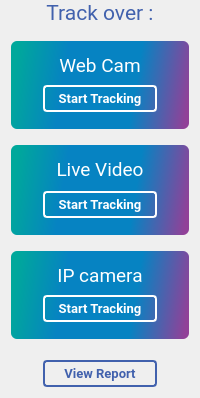
               <widget class="QFrame" name="frame_25">
                <property name="sizePolicy">
                 <sizepolicy hsizetype="Preferred" vsizetype="Preferred">
                  <horstretch>0</horstretch>
                  <verstretch>0</verstretch>
                 </sizepolicy>
                </property>
                <property name="styleSheet">
                 <string notr="true">background:none;</string>
                </property>
                <property name="frameShape">
                 <enum>QFrame::NoFrame</enum>
                </property>
                <property name="frameShadow">
                 <enum>QFrame::Raised</enum>
                </property>
                <layout class="QVBoxLayout" name="verticalLayout_12">
                 <property name="topMargin">
                  <number>0</number>
                 </property>
                 <item>
                  <widget class="QFrame" name="frame_54">
                   <property name="sizePolicy">
                    <sizepolicy hsizetype="Preferred" vsizetype="Fixed">
                     <horstretch>0</horstretch>
                     <verstretch>0</verstretch>
                    </sizepolicy>
                   </property>
                   <property name="styleSheet">
                    <string notr="true">max-width:300px;</string>
                   </property>
                   <property name="frameShape">
                    <enum>QFrame::NoFrame</enum>
                   </property>
                   <property name="frameShadow">
                    <enum>QFrame::Raised</enum>
                   </property>
                   <layout class="QHBoxLayout" name="horizontalLayout_18">
                    <property name="leftMargin">
                     <number>9</number>
                    </property>
                    <property name="topMargin">
                     <number>0</number>
                    </property>
                    <item>
                     <widget class="QLabel" name="label_11">
                      <property name="font">
                       <font>
                        <family>Roboto</family>
                        <pointsize>16</pointsize>
                       </font>
                      </property>
                      <property name="styleSheet">
                       <string notr="true">color: rgb(65, 97, 173);</string>
                      </property>
                      <property name="text">
                       <string>Track over :</string>
                      </property>
                      <property name="alignment">
                       <set>Qt::AlignCenter</set>
                      </property>
                     </widget>
                    </item>
                   </layout>
                  </widget>
                 </item>
                 <item>
                  <widget class="QFrame" name="frame_29">
                   <property name="sizePolicy">
                    <sizepolicy hsizetype="Preferred" vsizetype="Fixed">
                     <horstretch>0</horstretch>
                     <verstretch>0</verstretch>
                    </sizepolicy>
                   </property>
                   <property name="styleSheet">
                    <string notr="true">QFrame{
	background-color: qlineargradient(spread:pad, x1:0, y1:0.534, x2:1, y2:0.613909, stop:0 rgba(0, 168, 155, 255), stop:0.284091 rgba(6, 131, 194, 255), stop:0.693182 rgba(6, 131, 194, 255), stop:1 rgba(145, 65, 152, 255));
max-width:300px;
border-radius:6px;
}

</string>
                   </property>
                   <property name="frameShape">
                    <enum>QFrame::NoFrame</enum>
                   </property>
                   <property name="frameShadow">
                    <enum>QFrame::Raised</enum>
                   </property>
                   <layout class="QVBoxLayout" name="verticalLayout_7">
                    <property name="topMargin">
                     <number>12</number>
                    </property>
                    <property name="bottomMargin">
                     <number>13</number>
                    </property>
                    <item>
                     <widget class="QFrame" name="frame_30">
                      <property name="styleSheet">
                       <string notr="true">background:none;
border:none;</string>
                      </property>
                      <property name="frameShape">
                       <enum>QFrame::NoFrame</enum>
                      </property>
                      <property name="frameShadow">
                       <enum>QFrame::Raised</enum>
                      </property>
                      <layout class="QHBoxLayout" name="horizontalLayout_10">
                       <property name="topMargin">
                        <number>1</number>
                       </property>
                       <property name="bottomMargin">
                        <number>1</number>
                       </property>
                       <item>
                        <widget class="QLabel" name="label_6">
                         <property name="font">
                          <font>
                           <family>Roboto</family>
                           <pointsize>14</pointsize>
                           <weight>50</weight>
                           <bold>false</bold>
                          </font>
                         </property>
                         <property name="styleSheet">
                          <string notr="true">color: rgb(255, 255, 255);</string>
                         </property>
                         <property name="text">
                          <string>Web Cam</string>
                         </property>
                         <property name="alignment">
                          <set>Qt::AlignCenter</set>
                         </property>
                        </widget>
                       </item>
                      </layout>
                     </widget>
                    </item>
                    <item>
                     <widget class="QFrame" name="frame_31">
                      <property name="styleSheet">
                       <string notr="true">background:none;
border:none;</string>
                      </property>
                      <property name="frameShape">
                       <enum>QFrame::NoFrame</enum>
                      </property>
                      <property name="frameShadow">
                       <enum>QFrame::Raised</enum>
                      </property>
                      <layout class="QHBoxLayout" name="horizontalLayout_17">
                       <property name="topMargin">
                        <number>1</number>
                       </property>
                       <property name="bottomMargin">
                        <number>4</number>
                       </property>
                       <item>
                        <widget class="QPushButton" name="track_web">
                         <property name="font">
                          <font>
                           <family>Roboto</family>
                           <pointsize>10</pointsize>
                           <weight>75</weight>
                           <bold>true</bold>
                          </font>
                         </property>
                         <property name="styleSheet">
                          <string notr="true">QPushButton{background:none;
 border:2px solid #ffffff;
 border-radius:4px;
 color:#ffffff;
 padding-top:3px;
 padding-bottom:3px;
max-width:110px;
}
     QPushButton:hover{
	color: rgb(195, 206, 224);
	border-color: rgb(195, 206, 224);
}</string>
                         </property>
                         <property name="text">
                          <string>Start Tracking</string>
                         </property>
                        </widget>
                       </item>
                      </layout>
                     </widget>
                    </item>
                   </layout>
                  </widget>
                 </item>
                 <item>
                  <spacer name="verticalSpacer">
                   <property name="orientation">
                    <enum>Qt::Vertical</enum>
                   </property>
                   <property name="sizeHint" stdset="0">
                    <size>
                     <width>20</width>
                     <height>10</height>
                    </size>
                   </property>
                  </spacer>
                 </item>
                 <item>
                  <widget class="QFrame" name="frame_32">
                   <property name="sizePolicy">
                    <sizepolicy hsizetype="Preferred" vsizetype="Fixed">
                     <horstretch>0</horstretch>
                     <verstretch>0</verstretch>
                    </sizepolicy>
                   </property>
                   <property name="styleSheet">
                    <string notr="true">QFrame{
	background-color: qlineargradient(spread:pad, x1:0, y1:0.534, x2:1, y2:0.613909, stop:0 rgba(0, 168, 155, 255), stop:0.284091 rgba(6, 131, 194, 255), stop:0.693182 rgba(6, 131, 194, 255), stop:1 rgba(145, 65, 152, 255));
max-width:300px;
border-radius:6px;
}

</string>
                   </property>
                   <property name="frameShape">
                    <enum>QFrame::NoFrame</enum>
                   </property>
                   <property name="frameShadow">
                    <enum>QFrame::Raised</enum>
                   </property>
                   <layout class="QVBoxLayout" name="verticalLayout_10">
                    <property name="topMargin">
                     <number>12</number>
                    </property>
                    <property name="bottomMargin">
                     <number>13</number>
                    </property>
                    <item>
                     <widget class="QFrame" name="frame_33">
                      <property name="styleSheet">
                       <string notr="true">background:none;
border:none;</string>
                      </property>
                      <property name="frameShape">
                       <enum>QFrame::NoFrame</enum>
                      </property>
                      <property name="frameShadow">
                       <enum>QFrame::Raised</enum>
                      </property>
                      <layout class="QHBoxLayout" name="horizontalLayout_19">
                       <property name="topMargin">
                        <number>1</number>
                       </property>
                       <property name="bottomMargin">
                        <number>3</number>
                       </property>
                       <item>
                        <widget class="QLabel" name="label_9">
                         <property name="font">
                          <font>
                           <family>Roboto</family>
                           <pointsize>14</pointsize>
                           <weight>50</weight>
                           <bold>false</bold>
                          </font>
                         </property>
                         <property name="styleSheet">
                          <string notr="true">color: rgb(255, 255, 255);</string>
                         </property>
                         <property name="text">
                          <string>Live Video</string>
                         </property>
                         <property name="alignment">
                          <set>Qt::AlignCenter</set>
                         </property>
                        </widget>
                       </item>
                      </layout>
                     </widget>
                    </item>
                    <item>
                     <widget class="QFrame" name="frame_34">
                      <property name="styleSheet">
                       <string notr="true">background:transparent;
border:none;</string>
                      </property>
                      <property name="frameShape">
                       <enum>QFrame::NoFrame</enum>
                      </property>
                      <property name="frameShadow">
                       <enum>QFrame::Raised</enum>
                      </property>
                      <layout class="QHBoxLayout" name="horizontalLayout_20">
                       <property name="topMargin">
                        <number>1</number>
                       </property>
                       <property name="bottomMargin">
                        <number>4</number>
                       </property>
                       <item>
                        <widget class="QPushButton" name="track_video">
                         <property name="font">
                          <font>
                           <family>Roboto</family>
                           <pointsize>10</pointsize>
                           <weight>75</weight>
                           <bold>true</bold>
                          </font>
                         </property>
                         <property name="styleSheet">
                          <string notr="true">QPushButton{background:none;
 border:2px solid #ffffff;
 border-radius:4px;
 color:#ffffff;
 padding-top:3px;
 padding-bottom:3px;
max-width:110px;
}
     QPushButton:hover{
	color: rgb(195, 206, 224);
	border-color: rgb(195, 206, 224);
}</string>
                         </property>
                         <property name="text">
                          <string>Start Tracking</string>
                         </property>
                        </widget>
                       </item>
                      </layout>
                     </widget>
                    </item>
                   </layout>
                  </widget>
                 </item>
                 <item>
                  <spacer name="verticalSpacer_2">
                   <property name="orientation">
                    <enum>Qt::Vertical</enum>
                   </property>
                   <property name="sizeHint" stdset="0">
                    <size>
                     <width>20</width>
                     <height>10</height>
                    </size>
                   </property>
                  </spacer>
                 </item>
                 <item>
                  <widget class="QFrame" name="frame_35">
                   <property name="sizePolicy">
                    <sizepolicy hsizetype="Preferred" vsizetype="Fixed">
                     <horstretch>0</horstretch>
                     <verstretch>0</verstretch>
                    </sizepolicy>
                   </property>
                   <property name="styleSheet">
                    <string notr="true">QFrame{
	background-color: qlineargradient(spread:pad, x1:0, y1:0.534, x2:1, y2:0.613909, stop:0 rgba(0, 168, 155, 255), stop:0.284091 rgba(6, 131, 194, 255), stop:0.693182 rgba(6, 131, 194, 255), stop:1 rgba(145, 65, 152, 255));
max-width:300px;
border-radius:6px;
}

</string>
                   </property>
                   <property name="frameShape">
                    <enum>QFrame::NoFrame</enum>
                   </property>
                   <property name="frameShadow">
                    <enum>QFrame::Raised</enum>
                   </property>
                   <layout class="QVBoxLayout" name="verticalLayout_11">
                    <property name="topMargin">
                     <number>12</number>
                    </property>
                    <property name="bottomMargin">
                     <number>13</number>
                    </property>
                    <item>
                     <widget class="QFrame" name="frame_36">
                      <property name="styleSheet">
                       <string notr="true">background:none;
border:none;</string>
                      </property>
                      <property name="frameShape">
                       <enum>QFrame::NoFrame</enum>
                      </property>
                      <property name="frameShadow">
                       <enum>QFrame::Raised</enum>
                      </property>
                      <layout class="QHBoxLayout" name="horizontalLayout_27">
                       <property name="topMargin">
                        <number>1</number>
                       </property>
                       <property name="bottomMargin">
                        <number>1</number>
                       </property>
                       <item>
                        <widget class="QLabel" name="label_10">
                         <property name="font">
                          <font>
                           <family>Roboto</family>
                           <pointsize>14</pointsize>
                           <weight>50</weight>
                           <bold>false</bold>
                          </font>
                         </property>
                         <property name="styleSheet">
                          <string notr="true">color: rgb(255, 255, 255);</string>
                         </property>
                         <property name="text">
                          <string>IP camera</string>
                         </property>
                         <property name="alignment">
                          <set>Qt::AlignCenter</set>
                         </property>
                        </widget>
                       </item>
                      </layout>
                     </widget>
                    </item>
                    <item>
                     <widget class="QFrame" name="frame_37">
                      <property name="styleSheet">
                       <string notr="true">border:none;
background:none;</string>
                      </property>
                      <property name="frameShape">
                       <enum>QFrame::NoFrame</enum>
                      </property>
                      <property name="frameShadow">
                       <enum>QFrame::Raised</enum>
                      </property>
                      <layout class="QHBoxLayout" name="horizontalLayout_28">
                       <property name="topMargin">
                        <number>1</number>
                       </property>
                       <property name="bottomMargin">
                        <number>4</number>
                       </property>
                       <item>
                        <widget class="QPushButton" name="track_ip">
                         <property name="font">
                          <font>
                           <family>Roboto</family>
                           <pointsize>10</pointsize>
                           <weight>75</weight>
                           <bold>true</bold>
                          </font>
                         </property>
                         <property name="styleSheet">
                          <string notr="true">QPushButton{background:none;
 border:2px solid #ffffff;
 border-radius:4px;
 color:#ffffff;
 padding-top:3px;
 padding-bottom:3px;
max-width:110px;
}
     QPushButton:hover{
	color: rgb(195, 206, 224);
	border-color: rgb(195, 206, 224);
}</string>
                         </property>
                         <property name="text">
                          <string>Start Tracking</string>
                         </property>
                        </widget>
                       </item>
                      </layout>
                     </widget>
                    </item>
                   </layout>
                  </widget>
                 </item>
                 <item>
                  <spacer name="verticalSpacer_3">
                   <property name="orientation">
                    <enum>Qt::Vertical</enum>
                   </property>
                   <property name="sizeHint" stdset="0">
                    <size>
                     <width>20</width>
                     <height>15</height>
                    </size>
                   </property>
                  </spacer>
                 </item>
                 <item alignment="Qt::AlignHCenter">
                  <widget class="QPushButton" name="report5_1">
                   <property name="font">
                    <font>
                     <family>Roboto</family>
                     <pointsize>10</pointsize>
                     <weight>75</weight>
                     <bold>true</bold>
                    </font>
                   </property>
                   <property name="styleSheet">
                    <string notr="true">QPushButton{background:none;
 border:2px solid #4161AD;
 border-radius:4px;
 color:#4161AD;
 padding-top:3px;
 padding-bottom:3px;
min-width:110px;}

QPushButton:hover{
	background-color: rgb(65, 97, 173);
	color: rgb(255, 255, 255);
}
          
  
             </string>
                   </property>
                   <property name="text">
                    <string>View Report</string>
                   </property>
                  </widget>
                 </item>
                </layout>
               </widget>
